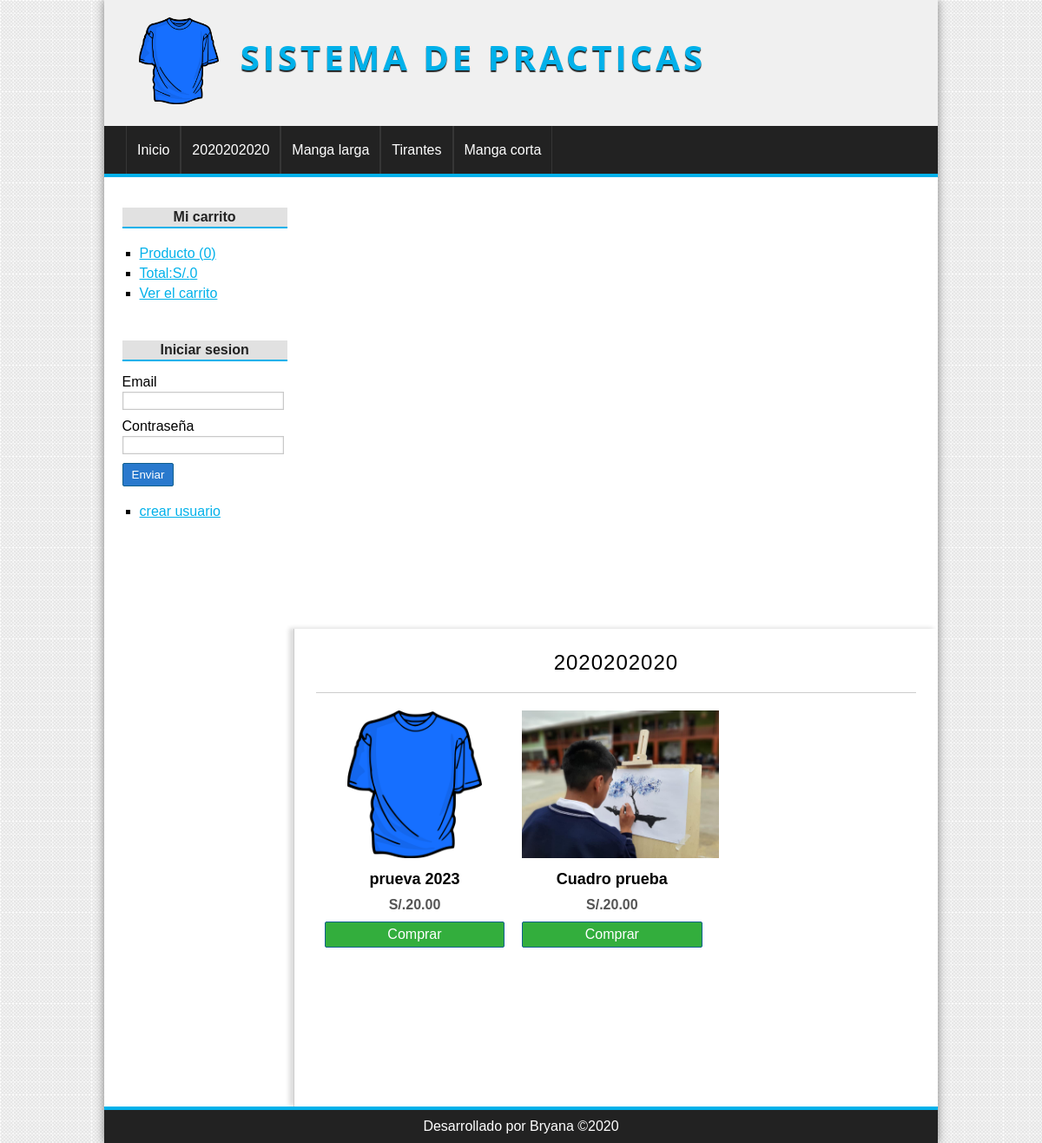
Screenshot of /categoria/ver&id=13 with the database file from the repository.
### tables this page shows
CREATE TABLE IF NOT EXISTS `categorias` (
  `id` int(255) NOT NULL AUTO_INCREMENT,
  `nombre` varchar(100) NOT NULL,
  PRIMARY KEY (`id`)
);

CREATE TABLE IF NOT EXISTS `productos` (
  `id` int(255) NOT NULL AUTO_INCREMENT,
  `categoria_id` int(255) NOT NULL,
  `nombre` varchar(100) NOT NULL,
  `descripcion` text,
  `precio` float(100,2) NOT NULL,
  `stock` int(255) NOT NULL,
  `oferta` varchar(2) DEFAULT NULL,
  `fecha` date NOT NULL,
  `imagen` varchar(255) DEFAULT NULL,
  PRIMARY KEY (`id`),
  KEY `fk_producto_categoria` (`categoria_id`)
);

### config/db.php (called while the page is built)
<?php
class Database
{
	public static function connect()
	{
		$bd = new mysqli('localhost','root','','tienda_master');
		$bd ->query("SET NAMES 'UTF-8'");
		return $bd;
	}
}
?>

### helpers/utils.php (called while the page is built, shortened)
<?php
class Utils{
	public static function showCategorias(){
		require_once 'models/categoria.php';
		$categoria = new Categoria();
		$categorias = $categoria->getAll();
		return $categorias;
	}
	public static function statsCarrito(){
		$stats = array(
			'count' => 0,
			'total' => 0
		);
		return $stats;
	}
}
?>

### models/categoria.php (called while the page is built, shortened)
<?php
class Categoria{
	private $id;
	private $db;
	public function __construct(){
		$this->db = Database::connect();
	}
	public function getId()
	{
	    return $this->id;
	}
	public function setId($id)
	{
	    $this->id = $id;
	}
	public function getAll(){
		$categorias = $this->db->query("SELECT * FROM categorias ORDER BY id DESC ");
		return $categorias;
	}
	public function getOne(){
		$categoria = $this->db->query("SELECT * FROM categorias WHERE id ={$this->getId()}");
		return $categoria->fetch_object();
	}
}
?>

### controllers/categoriaController.php (called while the page is built, shortened)
<?php
require_once 'models/categoria.php';
require_once 'models/producto.php';
class categoriaController{
	public function ver(){
		if(isset($_GET['id'])){
			$id = $_GET['id'];
			$categoria = new Categoria();
			$categoria->setId($id);
			$categoria = $categoria->getOne();
			$producto = new Producto();
			$producto->setCategoria_id($id);
			$productos = $producto->getAllCategory();
		}
		require_once 'views/categoria/ver.php';
	}
}
?>

### models/producto.php (called while the page is built, shortened)
<?php
class producto{
	private $categoria_id;
    private $db;
	public function __construct(){
		$this->db = Database::connect();
	}
	function getCategoria_id(){
		return $this->categoria_id;
	}
	function setCategoria_id($categoria_id){
		$this->categoria_id = $categoria_id;
		return $this;
	}
	public function getAllCategory(){
		$sql = "SELECT p.*, c.nombre AS 'catnombre' FROM productos p "
		."INNER JOIN categorias c ON c.id = p.categoria_id"
		." WHERE p.categoria_id = {$this->getCategoria_id()} "
		." ORDER BY id DESC";
		$productos = $this->db->query($sql);
		return $productos;
	}
}
?>

### views/categoria/ver.php (the view)
<?php if(isset($categoria)): ?>
	<h1><?=$categoria->nombre?></h1>
	<?php if($productos->num_rows == 0): ?>
		<p>No hay productos en est actegoria</p>
	<?php else: ?>
		<?php while($product = $productos->fetch_object()): ?>
			<div class="product">
				<a href="<?=base_url?>producto/ver&id=<?=$product->id?>">
					<?php if($product->imagen != null):?>
						<img src="<?=base_url?>uploads/images/<?=$product->imagen?>"/>
						<?php else:?>
							<img src="<?=base_url?>assets/img/camiseta.png"/>
						<?php endif;?>
						<h2><?=$product->nombre?></h2>
					</a>
					<p>S/.<?=$product->precio?></p>
					<a href="<?=base_url?>carrito/add&id=<?=$product->id?>" class="button">Comprar</a>
				</div>
			<?php endwhile; ?>
	<?php endif; ?>
<?php else:?>
	<h1>LA CATEGORIA NO EXISTE</h1>
<?php endif;?>

### views/layout/header.php (shortened to what this page needs)
<!DOCTYPE html>
<html lang="es">
<head>
	<link rel="stylesheet" href="<?=base_url?>assets/css/styles.css">
</head>
<body>
	<div id="container">
		<header id="header">
			<div id="logo">
				<img src="<?=base_url?>assets/img/camiseta.png" alt="TIENDA ONLINE">
				<a href="<?=base_url?>">
					SISTEMA DE PRACTICAS
				</a>
			</div>
		</header>
		<?php $categorias = Utils::showCategorias();?>
		<nav id="menu" class="">
			<ul>
				<li>
					<a href="<?=base_url?>">Inicio</a>
				</li>
				<?php while ($cat = $categorias->fetch_object()): ?>
					<li>
						<a href="<?=base_url?>categoria/ver&id=<?=$cat->id?>"><?=$cat->nombre?></a>
					</li>
				<?php endwhile;?>
			</ul>
		</nav>
		<div id="content">

### views/layout/sidebar.php (shortened to what this page needs)
<aside id="lateral">
	<div id="carrito" class="block_aside">
		<h3>Mi carrito</h3>
		<ul>
			<?php $stats = Utils::statsCarrito(); ?>
			<li><a href="<?=base_url?>carrito/index">Producto (<?=$stats['count']?>)</a></li>
			<li><a href="<?=base_url?>carrito/index">Total:S/.<?=$stats['total']?> </a></li>
			<li><a href="<?=base_url?>carrito/index">Ver el carrito</a></li>
		</ul>
	</div>
	<div id="login" class="block_aside">
		<?php if (!isset($_SESSION['identityt'])):?>
			<h3>Iniciar sesion</h3>
		<form action="<?=base_url?>/usuario/login" method="POST">
			<label for="email">Email</label>
			<input type="email" name="email"/>
			<label for="password">Contraseña</label>
			<input type="password" name="password"/>
			<input type="submit" name="" value="Enviar"/>
		</form>
		<?php endif; ?>
		<ul>
			<?php if(isset($_SESSION['identityt'])):?>
				<li><a href="<?=base_url?>pedido/mis_pedidos">Mis pedidos</a></li>
				<li><a href="<?=base_url?>usuario/logout">Cerra sesion</a></li>
			<?php else: ?>
			<li><a href="<?=base_url?>usuario/registro">crear usuario</a></li>
			<?php endif; ?>
		</ul>
	</div>
</aside>
<div id="central">

### index.php (shortened to what this page needs)
<?php
require_once 'config/db.php';
require_once 'helpers/utils.php';
require_once 'views/layout/header.php';
require_once 'views/layout/sidebar.php';
if(isset($_GET['controller'])){
	$nombre_controlador = $_GET['controller'].'Controller';
}elseif (!isset($_GET['controller']) && !isset($_GET['action'])) {
	$nombre_controlador = controller_default;
}else{
	show_error();
	exit();
}
if(class_exists($nombre_controlador)){
	$controlador = new $nombre_controlador();
	if(isset($_GET['action']) && method_exists($controlador, $_GET['action'])){
		$action = $_GET['action'];
		$controlador->$action();
	}elseif (!isset($_GET['controller']) && !isset($_GET['action'])) {
		$action_defaul = action_default;
		$controlador -> $action_defaul();
	}else{
		show_error();
	}
}else{
	$error = new errorController();
	show_error();
}
require_once 'views/layout/footer.php';

### views/layout/footer.php
</div>
</div>
<footer id="footer">
	<p>Desarrollado por Bryana &copy;<?= date('Y') ?> </p>
</footer>
</div>
</body>
</html>

### assets/css/styles.css (style rules this page uses)
* { padding: 0px; margin: 0px; font-family: sans-serif, Helvetica, Arial; }
body { background: url(../img/bg.png); }
a { color: #01B1EA; }
#container { width: 80%; margin: 0px auto; box-shadow: 0px 0px 10px gray; background: white; }
#header { height: 145px; background: #F0F0F0; }
#logo { padding: 20px; margin-left: 20px; float:left; }
#logo img { float:left; height: 100px; }
#logo a { float:left; font-size: 40px; letter-spacing: 4px; font-family: 'Open Sans', Helvetica, Arial; text-transform: uppercase; color: #01B1EA; font-weight: bold; text-decoration: none; margin-top: 18px; margin-left: 25px; text-shadow: 0px 2px 1px #222222; transition: all 300ms; }
#menu { clear:both; background: #222; color: white; height: 55px; border-bottom: 4px solid #01B1EA; }
#menu ul { list-style: none; text-decoration: none; margin: 0px auto; margin-left: 25px; }
#menu ul li { line-height: 55px; float:left; border-right: 1px solid #363636; }
#menu a { display: block; color: white; text-decoration: none; padding-left: 12px; padding-right: 12px; transition: all 300ms; }
#menu a:first-child { border-left: 1px solid #363636; }
#content { margin: 0px auto; overflow: hidden; background: white; }
#lateral { width: 22%; min-height: 500px; float: left; margin-top:20px; margin-left: 10px; }
#lateral .block_aside { display: block; width: 90%; margin: 5px auto; padding: 10px; }
#lateral h3 { display: block; color: #222; width: 100%; text-align: center; padding-top: 2px; padding-bottom: 2px; margin-bottom: 15px; font-size: 16px; font-weight: bold; background: #E1E1E1; border-bottom: 2px solid #01B1EA; }
#lateral ul { margin-top: 20px; margin-bottom: 20px; }
#lateral ul li { list-style: square; margin-left: 20px; margin-top: 5px; margin-bottom: 5px; }
label, input[type="text"], input[type="password"], input[type="email"], input[type="number"], select, textarea { display:block; width: 95%; margin-top: 2px; margin-bottom: 2px; }
input[type="text"], input[type="password"], input[type="email"], input[type="number"], select, textarea { border: 1px solid #C9C9C9; box-shadow: 0px 0px 2px #ccc inset; background: white; padding: 2px; color: gray; transition: all 300ms; }
input[type="button"], input[type="submit"], button, .button { display: block; border-radius: 2px; width: auto; padding: 5px; padding-left: 10px; padding-right: 10px; color: white; background: #2979CD; border: 1px solid #11608E; cursor:pointer; }
.button { background: #33AE3D; color: white !important; text-decoration: none; }
label, input[type="button"], input[type="submit"], button { display:block; margin-top: 10px; }
#central { width: 72%; min-height: 500px; float: right; border-left: 1px solid #ccc; box-shadow: -5px -1px 5px #ddd; padding:25px; }
#central h1 { font-size: 24px; font-weight: normal; letter-spacing: 1px; text-align: center; border-bottom: 1px solid #ccc; margin-bottom: 20px; padding: 20px; padding-top: 0px; }
.product { width: 30%; float:left; margin-left: 10px; margin-right: 10px; margin-bottom: 30px; text-align: center; }
.product a { color:black; text-decoration: none; }
.product img { height:170px; margin-bottom: 10px; }
.product h2 { font-size: 18px; margin-bottom: 10px; }
.product p { font-weight: bold; color: #555; margin-bottom: 10px; }
#footer { clear: both; text-align: center; padding-top:10px; padding-bottom: 10px; color: white; background: #222222; border-top: 4px solid #01B1EA; }

### rows the page displays
categorias: nombre "2020202020"
categorias: nombre "Manga larga"
categorias: nombre "Tirantes"
categorias: nombre "Manga corta"
productos: nombre "prueva 2023", precio "20.00"
productos: imagen (picture), nombre "Cuadro prueba", precio "20.00"

### other values shown
$stats['count'] "0"
$stats['total'] "0"
